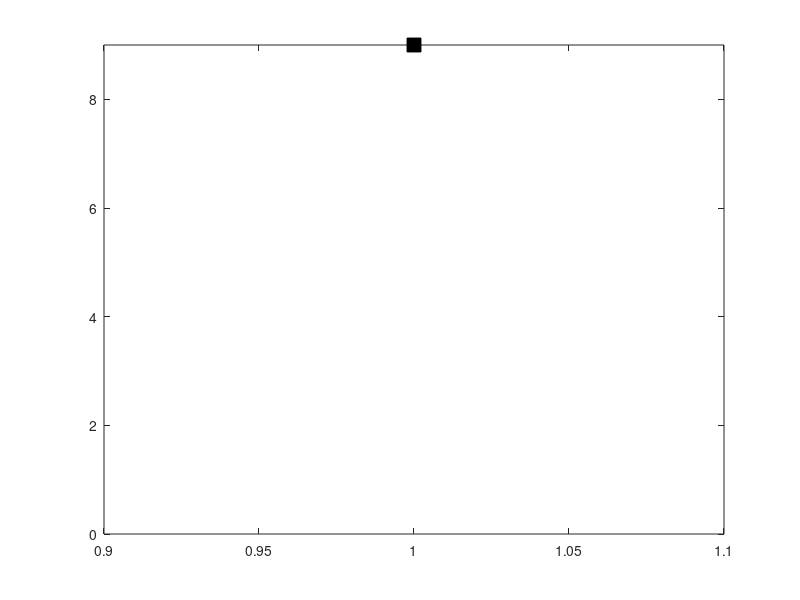

Recreate this plot in MATLAB.
% Point animation
i=1;
for t=1:0.01:9
    y=t;
    plot(y,'s','MarkerSize',10,'MarkerFaceColor','k','MarkerEdgeColor','k');
    ylim([0,9]);
    anim(i)=getframe;
    i=i+1;
    
    
end
